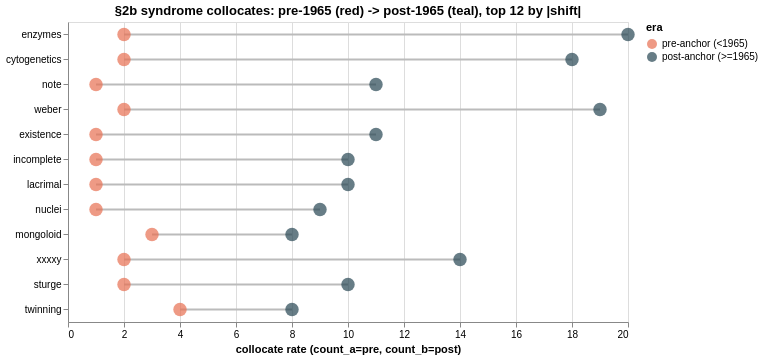

Write notebook code for a chart like this one.
### Code cell
_top12 = s2b_df.head(12).copy()
# Find which column holds 'before' rate and which 'after' — pycorpdiff returns
# (collocate, count_a, count_b, dice_a, dice_b, shift) or similar; pick the
# two rate columns to draw the dumbbell against.
_rate_cols = [c for c in _top12.columns if c.startswith('dice')]
if len(_rate_cols) >= 2:
    _ra, _rb = _rate_cols[0], _rate_cols[1]
elif {'count_a', 'count_b'}.issubset(_top12.columns):
    _ra, _rb = 'count_a', 'count_b'
else:
    _rate_cols = [c for c in _top12.columns if _top12[c].dtype.kind in 'fi' and c != 'shift']
    _ra, _rb = _rate_cols[:2]
_top12 = _top12.sort_values('shift').reset_index(drop=True)
_long = pd.concat([
    _top12[['collocate', _ra]].rename(columns={_ra: 'rate'}).assign(era='pre-anchor (<1965)'),
    _top12[['collocate', _rb]].rename(columns={_rb: 'rate'}).assign(era='post-anchor (>=1965)'),
])
_line = alt.Chart(_top12).mark_rule(stroke='#bbb', strokeWidth=2).encode(
    y=alt.Y('collocate:N', sort=_top12['collocate'].tolist(), title=None),
    x=alt.X(f'{_ra}:Q', title=f'collocate rate ({_ra}=pre, {_rb}=post)'),
    x2=f'{_rb}:Q',
)
_pts = alt.Chart(_long).mark_circle(size=180).encode(
    y=alt.Y('collocate:N', sort=_top12['collocate'].tolist()),
    x='rate:Q',
    color=alt.Color('era:N',
                     scale=alt.Scale(domain=['pre-anchor (<1965)', 'post-anchor (>=1965)'],
                                      range=['#e76f51', '#264653'])),
    tooltip=['collocate', 'era', 'rate'],
)
(_line + _pts).properties(width=560, height=300,
    title='§2b syndrome collocates: pre-1965 (red) -> post-1965 (teal), top 12 by |shift|')

### Figure 1 — Vega-Lite specification as saved in the notebook (floating-point values rounded to 4 significant figures)
{"config": {"view": {"continuousWidth": 300, "continuousHeight": 300}}, "layer": [{"data": {"name": "data-ad87c8dd1293247ee6785277a627aea7"}, "mark": {"type": "rule", "stroke": "#bbb", "strokeWidth": 2}, "encoding": {"x": {"field": "count_a", "title": "collocate rate (count_a=pre, count_b=post)", "type": "quantitative"}, "x2": {"field": "count_b"}, "y": {"field": "collocate", "sort": ["enzymes", "cytogenetics", "note", "weber", "existence", "incomplete", "lacrimal", "nuclei", "mongoloid", "xxxxy", "sturge", "twinning"], "title": null, "type": "nominal"}}}, {"data": {"name": "data-affbcd3cf85a9d390f19a74e4c86ede0"}, "mark": {"type": "circle", "size": 180}, "encoding": {"color": {"field": "era", "scale": {"domain": ["pre-anchor (<1965)", "post-anchor (>=1965)"], "range": ["#e76f51", "#264653"]}, "type": "nominal"}, "tooltip": [{"field": "collocate", "type": "nominal"}, {"field": "era", "type": "nominal"}, {"field": "rate", "type": "quantitative"}], "x": {"field": "rate", "type": "quantitative"}, "y": {"field": "collocate", "sort": ["enzymes", "cytogenetics", "note", "weber", "existence", "incomplete", "lacrimal", "nuclei", "mongoloid", "xxxxy", "sturge", "twinning"], "type": "nominal"}}}], "height": 300, "title": "§2b syndrome collocates: pre-1965 (red) -> post-1965 (teal), top 12 by |shift|", "width": 560, "$schema": "https://vega.github.io/schema/vega-lite/v6.4.1.json", "datasets": {"data-ad87c8dd1293247ee6785277a627aea7": [{"collocate": "enzymes", "count_a": 2, "count_b": 20, "score_a": 9.594, "score_b": 3.39, "shift": 6.204}, {"collocate": "cytogenetics", "count_a": 2, "count_b": 18, "score_a": 9.515, "score_b": 3.244, "shift": 6.27}, {"collocate": "note", "count_a": 1, "count_b": 11, "score_a": 8.843, "score_b": 2.561, "shift": 6.282}, {"collocate": "weber", "count_a": 2, "count_b": 19, "score_a": 9.621, "score_b": 3.325, "shift": 6.297}, {"collocate": "existence", "count_a": 1, "count_b": 11, "score_a": 8.885, "score_b": 2.559, "shift": 6.326}, {"collocate": "incomplete", "count_a": 1, "count_b": 10, "score_a": 8.843, "score_b": 2.428, "shift": 6.415}, {"collocate": "lacrimal", "count_a": 1, "count_b": 10, "score_a": 8.871, "score_b": 2.43, "shift": 6.441}, {"collocate": "nuclei", "count_a": 1, "count_b": 9, "score_a": 8.871, "score_b": 2.282, "shift": 6.589}, {"collocate": "mongoloid", "count_a": 3, "count_b": 8, "score_a": 8.774, "score_b": 2.125, "shift": 6.649}, {"collocate": "xxxxy", "count_a": 2, "count_b": 14, "score_a": 9.58, "score_b": 2.897, "shift": 6.683}, {"collocate": "sturge", "count_a": 2, "count_b": 10, "score_a": 9.621, "score_b": 2.432, "shift": 7.19}, {"collocate": "twinning", "count_a": 4, "count_b": 8, "score_a": 10.42, "score_b": 2.126, "shift": 8.289}], "data-affbcd3cf85a9d390f19a74e4c86ede0": [{"collocate": "enzymes", "rate": 2, "era": "pre-anchor (<1965)"}, {"collocate": "cytogenetics", "rate": 2, "era": "pre-anchor (<1965)"}, {"collocate": "note", "rate": 1, "era": "pre-anchor (<1965)"}, {"collocate": "weber", "rate": 2, "era": "pre-anchor (<1965)"}, {"collocate": "existence", "rate": 1, "era": "pre-anchor (<1965)"}, {"collocate": "incomplete", "rate": 1, "era": "pre-anchor (<1965)"}, {"collocate": "lacrimal", "rate": 1, "era": "pre-anchor (<1965)"}, {"collocate": "nuclei", "rate": 1, "era": "pre-anchor (<1965)"}, {"collocate": "mongoloid", "rate": 3, "era": "pre-anchor (<1965)"}, {"collocate": "xxxxy", "rate": 2, "era": "pre-anchor (<1965)"}, {"collocate": "sturge", "rate": 2, "era": "pre-anchor (<1965)"}, {"collocate": "twinning", "rate": 4, "era": "pre-anchor (<1965)"}, {"collocate": "enzymes", "rate": 20, "era": "post-anchor (>=1965)"}, {"collocate": "cytogenetics", "rate": 18, "era": "post-anchor (>=1965)"}, {"collocate": "note", "rate": 11, "era": "post-anchor (>=1965)"}, {"collocate": "weber", "rate": 19, "era": "post-anchor (>=1965)"}, {"collocate": "existence", "rate": 11, "era": "post-anchor (>=1965)"}, {"collocate": "incomplete", "rate": 10, "era": "post-anchor (>=1965)"}, {"collocate": "lacrimal", "rate": 10, "era": "post-anchor (>=1965)"}, {"collocate": "nuclei", "rate": 9, "era": "post-anchor (>=1965)"}, {"collocate": "mongoloid", "rate": 8, "era": "post-anchor (>=1965)"}, {"collocate": "xxxxy", "rate": 14, "era": "post-anchor (>=1965)"}, {"collocate": "sturge", "rate": 10, "era": "post-anchor (>=1965)"}, {"collocate": "twinning", "rate": 8, "era": "post-anchor (>=1965)"}]}}
